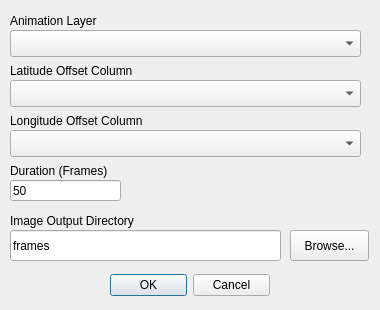
<?xml version="1.0" encoding="UTF-8"?>
<ui version="4.0">
 <class>mmqgis_animate_columns_form</class>
 <widget class="QDialog" name="mmqgis_animate_columns_form">
  <property name="windowModality">
   <enum>Qt::ApplicationModal</enum>
  </property>
  <property name="enabled">
   <bool>true</bool>
  </property>
  <property name="geometry">
   <rect>
    <x>0</x>
    <y>0</y>
    <width>380</width>
    <height>310</height>
   </rect>
  </property>
  <property name="mouseTracking">
   <bool>false</bool>
  </property>
  <property name="windowTitle">
   <string>Animate Columns</string>
  </property>
  <widget class="QDialogButtonBox" name="buttonBox">
   <property name="geometry">
    <rect>
     <x>110</x>
     <y>270</y>
     <width>160</width>
     <height>31</height>
    </rect>
   </property>
   <property name="orientation">
    <enum>Qt::Horizontal</enum>
   </property>
   <property name="standardButtons">
    <set>QDialogButtonBox::Cancel|QDialogButtonBox::Ok</set>
   </property>
  </widget>
  <widget class="QLabel" name="label">
   <property name="geometry">
    <rect>
     <x>10</x>
     <y>210</y>
     <width>161</width>
     <height>22</height>
    </rect>
   </property>
   <property name="text">
    <string>Image Output Directory</string>
   </property>
  </widget>
  <widget class="QLineEdit" name="outdirname">
   <property name="geometry">
    <rect>
     <x>10</x>
     <y>230</y>
     <width>271</width>
     <height>31</height>
    </rect>
   </property>
   <property name="text">
    <string>frames</string>
   </property>
   <property name="readOnly">
    <bool>false</bool>
   </property>
  </widget>
  <widget class="QPushButton" name="browseoutfile">
   <property name="geometry">
    <rect>
     <x>290</x>
     <y>230</y>
     <width>79</width>
     <height>31</height>
    </rect>
   </property>
   <property name="text">
    <string>Browse...</string>
   </property>
  </widget>
  <widget class="QComboBox" name="layername">
   <property name="geometry">
    <rect>
     <x>10</x>
     <y>30</y>
     <width>351</width>
     <height>27</height>
    </rect>
   </property>
  </widget>
  <widget class="QLabel" name="label_4">
   <property name="geometry">
    <rect>
     <x>10</x>
     <y>10</y>
     <width>108</width>
     <height>22</height>
    </rect>
   </property>
   <property name="text">
    <string>Animation Layer</string>
   </property>
  </widget>
  <widget class="QLineEdit" name="durationframes">
   <property name="geometry">
    <rect>
     <x>10</x>
     <y>180</y>
     <width>111</width>
     <height>21</height>
    </rect>
   </property>
   <property name="text">
    <string>50</string>
   </property>
   <property name="readOnly">
    <bool>false</bool>
   </property>
  </widget>
  <widget class="QLabel" name="label_7">
   <property name="geometry">
    <rect>
     <x>10</x>
     <y>160</y>
     <width>121</width>
     <height>22</height>
    </rect>
   </property>
   <property name="text">
    <string>Duration (Frames)</string>
   </property>
  </widget>
  <widget class="QLabel" name="label_6">
   <property name="geometry">
    <rect>
     <x>10</x>
     <y>60</y>
     <width>151</width>
     <height>22</height>
    </rect>
   </property>
   <property name="text">
    <string>Latitude Offset Column</string>
   </property>
  </widget>
  <widget class="QComboBox" name="latoffsetcol">
   <property name="geometry">
    <rect>
     <x>10</x>
     <y>80</y>
     <width>351</width>
     <height>27</height>
    </rect>
   </property>
  </widget>
  <widget class="QComboBox" name="longoffsetcol">
   <property name="geometry">
    <rect>
     <x>10</x>
     <y>130</y>
     <width>351</width>
     <height>27</height>
    </rect>
   </property>
  </widget>
  <widget class="QLabel" name="label_9">
   <property name="geometry">
    <rect>
     <x>10</x>
     <y>110</y>
     <width>161</width>
     <height>22</height>
    </rect>
   </property>
   <property name="text">
    <string>Longitude Offset Column</string>
   </property>
  </widget>
 </widget>
 <tabstops>
  <tabstop>layername</tabstop>
  <tabstop>latoffsetcol</tabstop>
  <tabstop>longoffsetcol</tabstop>
  <tabstop>durationframes</tabstop>
  <tabstop>outdirname</tabstop>
  <tabstop>browseoutfile</tabstop>
  <tabstop>buttonBox</tabstop>
 </tabstops>
 <resources/>
 <connections>
  <connection>
   <sender>buttonBox</sender>
   <signal>accepted()</signal>
   <receiver>mmqgis_animate_columns_form</receiver>
   <slot>accept()</slot>
   <hints>
    <hint type="sourcelabel">
     <x>248</x>
     <y>254</y>
    </hint>
    <hint type="destinationlabel">
     <x>157</x>
     <y>274</y>
    </hint>
   </hints>
  </connection>
  <connection>
   <sender>buttonBox</sender>
   <signal>rejected()</signal>
   <receiver>mmqgis_animate_columns_form</receiver>
   <slot>reject()</slot>
   <hints>
    <hint type="sourcelabel">
     <x>316</x>
     <y>260</y>
    </hint>
    <hint type="destinationlabel">
     <x>286</x>
     <y>274</y>
    </hint>
   </hints>
  </connection>
 </connections>
</ui>
